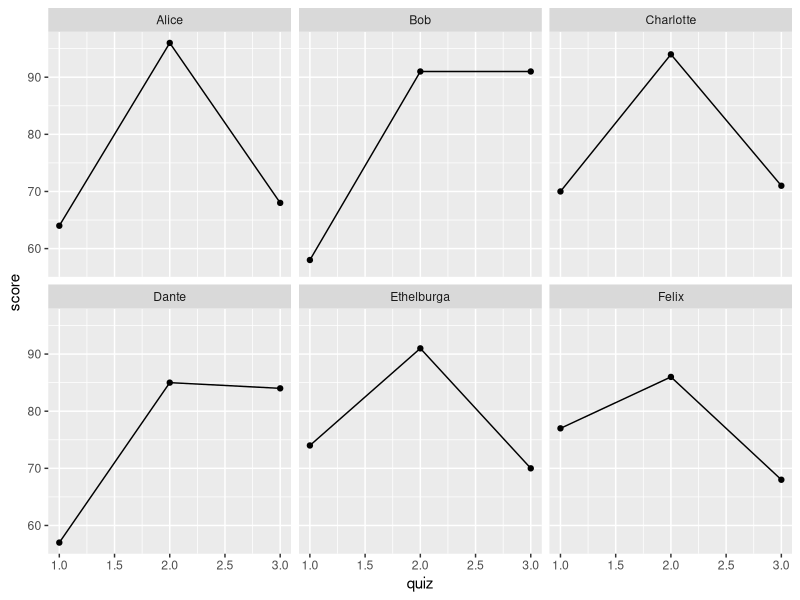
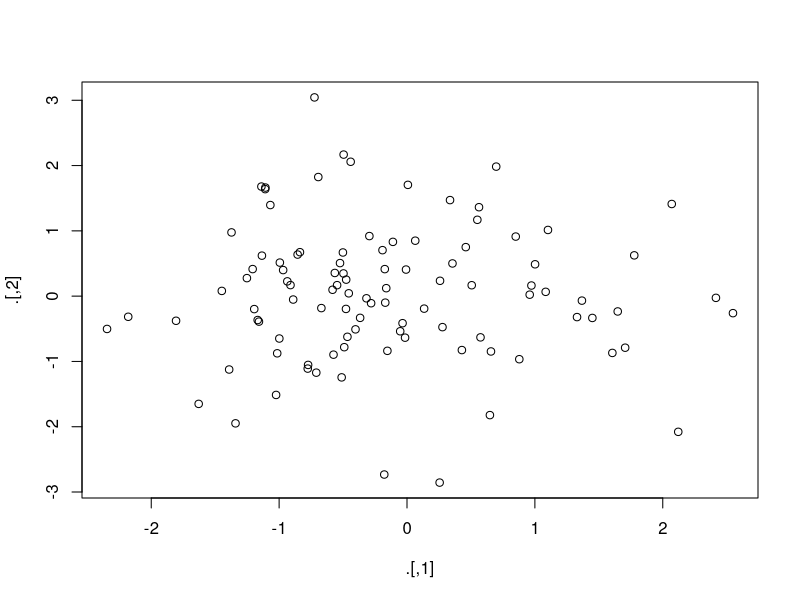

These figures' R source, in order:
## ---- chunk 1
library(tidyverse)
set.seed(92815)

gradebook <- tibble(
  student_id = c(192297, 291857, 500286, 449192, 372152, 627561), 
  name = c('Alice', 'Bob', 'Charlotte', 'Dante', 'Ethelburga', 'Felix'),
  quiz1 = round(rnorm(6, 65, 15)),
  quiz2 = round(rnorm(6, 88, 5)),
  quiz3 = round(rnorm(6, 75, 10)),
  midterm1 = round(rnorm(6, 75, 10)),
  midterm2 = round(rnorm(6, 80, 8)), 
  final = round(rnorm(6, 78, 11))
)
gradebook
## ---- chunk 2
email_addresses <- tibble(
  student_id = c(101198, 192297, 372152, 918276, 291857), 
  email = c('unclejoe@whitehouse.gov', 'alice.liddell@chch.ox.ac.uk',
            'ethelburga@lyminge.org', 'mzuckerberg@gmail.com',
            'microsoftbob@hotmail.com')
)
email_addresses
## ---- chunk 3
left_join(gradebook, email_addresses) 
## ---- chunk 4
# Result contains students whose ids are in email_addresses. Those with ids
# in gradebook who are *not* in gradebook are dropped.
right_join(gradebook, email_addresses)
## ---- chunk 5
# Result contains everyone whose id appears in *either* dataset. This
# requires lots of padding out with missing values.
full_join(gradebook, email_addresses)
## ---- chunk 6
# Result contains only those whose id appears in *both* datasets. Everyone
# else is dropped.
inner_join(gradebook, email_addresses)
## ---- chunk 7
gradebook %>% 
  left_join(email_addresses)
## ---- chunk 8
email_addresses$name <- c('Joe', 'Alice', 'Ethelburga', 'Mark', 'Bob')
left_join(gradebook, email_addresses)
left_join(gradebook, email_addresses, by = 'student_id')
## ---- chunk 9
gradebook
## ---- chunk 10
gradebook %>%
  select(quiz1, quiz2, quiz3)
## ---- chunk 11
gradebook %>%
  select(starts_with('quiz'))
## ---- chunk 12
gradebook %>%
  select(ends_with('2'))

gradebook %>%
  select(contains('iz'))
## ---- chunk 13
gradebook %>%
  select(num_range('quiz', 2:3))
## ---- chunk 14
gradebook %>%
  select(where(is.numeric))
## ---- chunk 15
gradebook %>%
  select(ends_with('2'))
## ---- chunk 16
gradebook %>%
  select(contains('erm'))
## ---- chunk 17
starwars %>%
  select(where(is.character))

starwars %>%
  select(contains('_'))

starwars %>%
  select(ends_with('color') | where(is.numeric))
## ---- chunk 18
gradebook %>%
  summarize(quiz1_avg = mean(quiz1),  
            quiz2_avg = mean(quiz2),  
            quiz3_avg = mean(quiz3)) 
## ---- chunk 19
# The easy way!
gradebook %>%
  summarize(across(starts_with('quiz'), mean, .names = '{.col}_avg'))
## ---- chunk 20
zscore <- function(x) {
  (x - mean(x, na.rm = TRUE)) / sd(x, na.rm = TRUE)
}

gradebook %>%
  mutate(across(starts_with('quiz'), zscore, .names = '{.col}_zscore')) %>%
  select(ends_with('zscore'))
## ---- chunk 21
gradebook %>%
  mutate(across(starts_with('quiz'), 
                ~ (.x - mean(.x, na.rm = TRUE)) / sd(.x, na.rm = TRUE), 
                .names = '{.col}_zscore')) %>%
  select(ends_with('zscore'))
## ---- chunk 22
mean_var <- list(
  mean = ~ mean(.x, na.rm = TRUE),
  var = ~ var(.x, na.rm = TRUE)
)

gradebook %>%
  summarize(across(starts_with('midterm'), mean_var, .names = '{.col}_{.fn}'))
## ---- chunk 23
mean_var2  <- list(
  mean = function(x) mean(x, na.rm = TRUE),
  var = function(x) var(x, na.rm = TRUE)
)

gradebook %>%
  summarize(across(starts_with('midterm'), mean_var2, .names = '{.col}_{.fn}'))
## ---- chunk 24
names(mean_var)
names(mean_var2)
## ---- chunk 25
gradebook %>%
  summarize(across(starts_with('quiz'), sd, .names = '{.col}_sd'))
## ---- chunk 26
starwars %>%
  summarize(across(where(is.character), n_distinct, .names = 'n_{.col}s'))
## ---- chunk 27
starwars %>%
  group_by(homeworld) %>%
  filter(n() > 1) %>%
  summarize(across(c(sex, species, eye_color), n_distinct))
## ---- chunk 28
starwars %>%
  group_by(species) %>%
  filter(n() > 1) %>%
  summarize(across(where(is.numeric), ~ median(.x, na.rm = TRUE)))

starwars %>%
  filter(species == 'Kaminoan')
## ---- chunk 29
SD_IQR <- list(
  SD = ~ sd(.x, na.rm = TRUE),
  IQR = ~ IQR(.x, na.rm = TRUE)
)
starwars %>%
  summarize(across(where(is.numeric), SD_IQR, .names = '{.col}_{.fn}'))
## ---- chunk 30
drop1_avg <- function(scores){
# Calculate the mean of scores dropping the lowest value
  scores <- sort(scores)
  highest_scores <- scores[-1]
  mean(highest_scores)
}

# Test that it works as expected
all.equal(drop1_avg(c(95, 83, 91)),  mean(c(95, 91)))
## ---- chunk 31
gradebook %>%
  mutate(quiz_avg = drop1_avg(c(quiz1, quiz2, quiz3))) %>%
  select(name, quiz_avg)
## ---- chunk 32
starwars %>%
  group_by(gender) %>%
  summarize(avg_height = mean(height, na.rm = TRUE))
## ---- chunk 33
gradebook %>%
  rowwise() %>%
  mutate(quiz_avg = drop1_avg(c(quiz1, quiz2, quiz3))) %>%
  select(name, quiz_avg)
## ---- chunk 34
gradebook %>%
  rowwise() %>%
  mutate(quiz_avg = drop1_avg(c_across(starts_with('quiz')))) %>%
  select(name, quiz_avg)
## ---- chunk 35
gradebook %>%
  mutate(quiz_avg = rowMeans(across(starts_with('quiz')))) %>%
  select(name, quiz_avg)
## ---- chunk 36
gradebook %>%
  rowwise() %>%
  mutate(quiz_avg = drop1_avg(c_across(starts_with('quiz')))) %>%
  summarize(mean(quiz_avg), mean(final))
## ---- chunk 37
gradebook %>%
  rowwise() %>%
  mutate(quiz_avg = drop1_avg(c_across(starts_with('quiz')))) %>%
  ungroup() %>%
  summarize(mean(quiz_avg), mean(final))
## ---- chunk 38
gradebook %>% 
  pivot_longer(starts_with('quiz'), names_to = 'quiz', values_to = 'score') %>%
  select(student_id, name, quiz, score)
## ---- chunk 39
gradebook %>% 
  pivot_longer(starts_with('quiz'), 
               names_to = 'quiz', 
               names_prefix = 'quiz',
               values_to = 'score') %>%
  select(student_id, name, quiz, score)
## ---- chunk 40
gradebook %>% 
  pivot_longer(starts_with('quiz'), 
               names_to = 'quiz', 
               names_prefix = 'quiz',
               names_transform = list(quiz = as.numeric),
               values_to = 'score') %>%
  select(student_id, name, quiz, score)
## ---- chunk 41
gradebook %>% 
  pivot_longer(starts_with('quiz'), 
               names_to = 'quiz', 
               names_prefix = 'quiz',
               names_transform = list(quiz = as.numeric),
               values_to = 'score') %>%
  select(student_id, name, quiz, score) %>%
  ggplot(aes(x = quiz, y = score)) +
  geom_line() +
  geom_point() +
  facet_wrap(~ name)
## ---- chunk 42
quiz_scores <- gradebook %>% 
  pivot_longer(starts_with('quiz'), 
               names_to = 'quiz', 
               names_prefix = 'quiz',
               names_transform = list(quiz = as.numeric),
               values_to = 'score') %>% 
  select(student_id, name, quiz, score)
## ---- chunk 43
exam_scores <- gradebook %>%
  select(student_id, name, midterm1, midterm2, final)

exam_scores
## ---- chunk 44
quiz_scores %>%
  pivot_wider(names_from = quiz, names_prefix = 'quiz', values_from = score)
## ---- chunk 45
quiz_scores %>%
  pivot_wider(names_from = quiz, values_from = score)
## ---- chunk 46
gradebook %>% 
  pivot_longer(starts_with('quiz'), names_to = 'quiz', values_to = 'score') %>%
  group_by(name) %>%
  mutate(quiz_avg = drop1_avg(score)) 
## ---- chunk 47
x <- c(1, 2, 3, NA, 4, 5)
mean(x, na.rm = TRUE)
TRUE %>% mean(x, na.rm = .)
## ---- chunk 48
trigonometry_pipeline <- . %>%
  sin() %>%
  cos() %>%
  tan()
x <- c(-pi, 0, pi)
y <- c(-0.5 * pi, 0.5 * pi)
trigonometry_pipeline(x)
trigonometry_pipeline(y)
## ---- chunk 49
library(magrittr)
## ---- chunk 50
(gradebook$quiz1 + gradebook$quiz2 + gradebook$quiz3) / 3

with(gradebook, (quiz1 + quiz2 + quiz3) / 3)

gradebook %$%
  (quiz1 + quiz2 + quiz3) / 3
## ---- chunk 51
set.seed(1234)
rnorm(200) %>%
  matrix(ncol = 2) %T>%
  plot() %>%
  colSums()
## ---- chunk 52
x <- 1:5
x %>% mean()
x |> mean()
## ---- chunk 53
x <- c(5, 2, NA, 6, 9)
TRUE %>%
  mean(x, na.rm = .)

TRUE |> 
  mean(x, na.rm = _)
